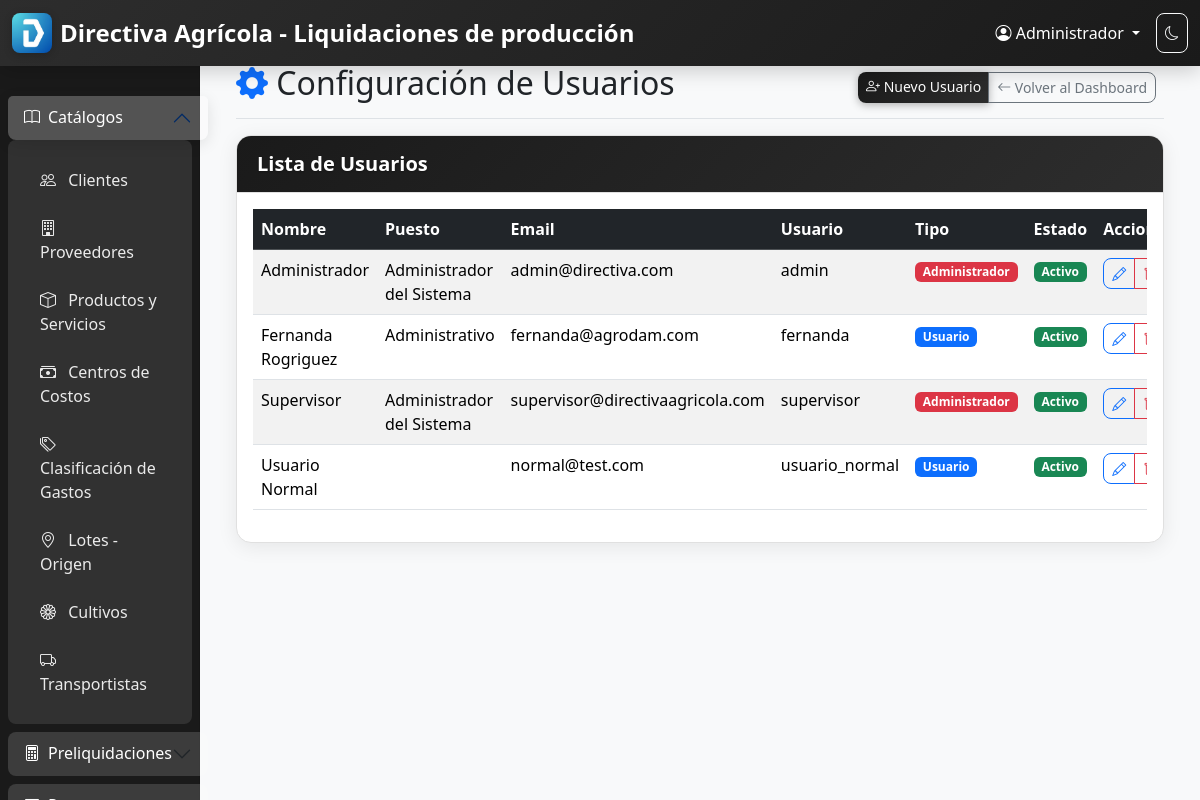
Page /configuracion/ (signed in) on the committed database.
### core/models.py (models this page shows, shortened)
class Usuario(AbstractUser):
    nombre = models.CharField(max_length=100, verbose_name="Nombre completo")
    puesto = models.CharField(max_length=100, verbose_name="Puesto")
    email = models.EmailField(unique=True, verbose_name="Correo electrónico")
    is_admin = models.BooleanField(default=False, verbose_name="Es administrador")
    USERNAME_FIELD = 'username'
    REQUIRED_FIELDS = ['email', 'nombre', 'puesto']
    class Meta:
        verbose_name = "Usuario"
        verbose_name_plural = "Usuarios"
        db_table = 'usuarios'

### core/views.py (the view)
# urls.py: path('configuracion/', ConfiguracionView.as_view(), name='configuracion'),
class ConfiguracionView(LoginRequiredMixin, ListView):
    model = Usuario
    template_name = 'core/configuracion.html'
    context_object_name = 'usuarios'
    def dispatch(self, request, *args, **kwargs):
        if not request.user.is_authenticated:
            return redirect('core:login')
        if not getattr(request.user, 'is_admin', False) and not request.user.is_superuser:
            messages.error(request, 'No tiene permisos para acceder a la configuración de usuarios.')
            return redirect('core:dashboard')
        return super().dispatch(request, *args, **kwargs)
    def get_queryset(self):
        return Usuario.objects.all().order_by('nombre')

### core/templatetags/cache_utils.py (called while the page is built)
@register.simple_tag
def static_with_timestamp(path):
    static_url = static(path)
    timestamp = str(int(time.time()))
    separator = '&' if '?' in static_url else '?'
    return f"{static_url}{separator}v={timestamp}"

### templates/core/configuracion.html (shortened to what this page needs)
{% extends 'base.html' %}
{% block content %}
<div class="container-fluid">
    <div class="d-flex justify-content-between flex-wrap flex-md-nowrap align-items-center pt-3 pb-2 mb-3 border-bottom">
        <h1 class="h2">
            <i class="bi bi-gear-fill text-primary"></i>
            Configuración de Usuarios
        </h1>
        <div class="btn-toolbar mb-2 mb-md-0">
            <div class="btn-group me-2">
                <a href="{% url 'core:usuario_create' %}" class="btn btn-sm btn-primary">
                    <i class="bi bi-person-plus"></i> Nuevo Usuario
                </a>
                <a href="{% url 'core:dashboard' %}" class="btn btn-sm btn-outline-secondary">
                    <i class="bi bi-arrow-left"></i> Volver al Dashboard
                </a>
            </div>
        </div>
    </div>
    <div class="card">
        <div class="card-header">
            <h5 class="card-title mb-0">Lista de Usuarios</h5>
        </div>
        <div class="card-body">
            {% if usuarios %}
                <div class="table-responsive">
                    <table class="table table-striped table-hover">
                        <thead class="table-dark">
                            <tr>
                                <th>Nombre</th>
                                <th>Puesto</th>
                                <th>Email</th>
                                <th>Usuario</th>
                                <th>Tipo</th>
                                <th>Estado</th>
                                <th>Acciones</th>
                            </tr>
                        </thead>
                        <tbody>
                            {% for usuario in usuarios %}
                                <tr>
                                    <td>{{ usuario.nombre }}</td>
                                    <td>{{ usuario.puesto }}</td>
                                    <td>{{ usuario.email }}</td>
                                    <td>{{ usuario.username }}</td>
                                    <td>
                                        {% if usuario.is_admin %}
                                            <span class="badge bg-danger">Administrador</span>
                                        {% else %}
                                            <span class="badge bg-primary">Usuario</span>
                                        {% endif %}
                                    </td>
                                    <td>
                                        {% if usuario.is_active %}
                                            <span class="badge bg-success">Activo</span>
                                        {% else %}
                                            <span class="badge bg-secondary">Inactivo</span>
                                        {% endif %}
                                    </td>
                                    <td>
                                        <div class="btn-group btn-group-sm" role="group">
                                            <a href="{% url 'core:usuario_update' usuario.pk %}" class="btn btn-outline-primary" title="Editar">
                                                <i class="bi bi-pencil"></i>
                                            </a>
                                            <a href="{% url 'core:usuario_delete' usuario.pk %}" class="btn btn-outline-danger" title="Eliminar">
                                                <i class="bi bi-trash"></i>
                                            </a>
                                        </div>
                                    </td>
                                </tr>
                            {% endfor %}
                        </tbody>
                    </table>
                </div>
            {% endif %}
        </div>
    </div>
</div>
{% endblock %}

### templates/base.html (shortened to what this page needs)
{% load static %}
{% load cache_utils %}
<!DOCTYPE html>
<html lang="es">
<head>
    <link href="https://cdn.jsdelivr.net/npm/bootstrap@5.3.2/dist/css/bootstrap.min.css" rel="stylesheet">
    <link href="https://cdn.jsdelivr.net/npm/bootstrap-icons@1.11.1/font/bootstrap-icons.css" rel="stylesheet">
    <link href="{% static_with_timestamp 'css/style.css' %}" rel="stylesheet">
</head>
<body>
    <nav class="navbar navbar-expand-lg navbar-dark bg-primary fixed-top">
        <div class="container-fluid">
            <div class="navbar-brand d-flex align-items-center">
                <img src="/static/images/LogoDirectiva.png" alt="Logo Directiva Agrícola" height="40" class="me-2">
                <span class="fw-bold">Directiva Agrícola - Liquidaciones de producción</span>
            </div>
            <div class="navbar-nav ms-auto">
                <div class="nav-item dropdown">
                    <a class="nav-link dropdown-toggle text-white" href="#" role="button" data-bs-toggle="dropdown">
                        <i class="bi bi-person-circle"></i> {{ user.nombre|default:user.username }}
                    </a>
                </div>
            </div>
        </div>
    </nav>
    <div class="container-fluid">
        <div class="row">
            <nav id="sidebar" class="col-md-3 col-lg-2 d-md-block bg-light sidebar collapse">
                <div class="position-sticky pt-5">
                    <div class="accordion" id="sidebarAccordion">
                        <div class="accordion-item">
                            <h2 class="accordion-header" id="catalogosHeader">
                                <button class="accordion-button" type="button" data-bs-toggle="collapse" data-bs-target="#catalogosCollapse" aria-expanded="true" aria-controls="catalogosCollapse">
                                    <i class="bi bi-book me-2"></i>
                                    Catálogos
                                </button>
                            </h2>
                            <div id="catalogosCollapse" class="accordion-collapse collapse show" aria-labelledby="catalogosHeader" data-bs-parent="#sidebarAccordion">
                                <div class="accordion-body">
                                    <ul class="nav flex-column">
                                        <li class="nav-item">
                                            <a class="nav-link" href="{% url 'core:cliente_list' %}">
                                                <i class="bi bi-people"></i> Clientes
                                            </a>
                                        </li>
                                        <li class="nav-item">
                                            <a class="nav-link" href="{% url 'core:proveedor_list' %}">
                                                <i class="bi bi-building"></i> Proveedores
                                            </a>
                                        </li>
                                        <li class="nav-item">
                                            <a class="nav-link" href="{% url 'core:producto_servicio_list' %}">
                                                <i class="bi bi-box"></i> Productos y Servicios
                                            </a>
                                        </li>
                                        <li class="nav-item">
                                            <a class="nav-link" href="{% url 'core:centro_costo_list' %}">
                                                <i class="bi bi-cash-stack"></i> Centros de Costos
                                            </a>
                                        </li>
                                        <li class="nav-item">
                                            <a class="nav-link" href="{% url 'core:clasificacion_gasto_list' %}">
                                                <i class="bi bi-tags"></i> Clasificación de Gastos
                                            </a>
                                        </li>
                                        <li class="nav-item">
                                            <a class="nav-link" href="{% url 'core:lote_origen_list' %}">
                                                <i class="bi bi-geo-alt"></i> Lotes - Origen
                                            </a>
                                        </li>
                                        <li class="nav-item">
                                            <a class="nav-link" href="{% url 'core:cultivo_list' %}">
                                                <i class="bi bi-flower1"></i> Cultivos
                                            </a>
                                        </li>
                                        <li class="nav-item">
                                            <a class="nav-link" href="{% url 'core:transportista_list' %}">
                                                <i class="bi bi-truck"></i> Transportistas
                                            </a>
                                        </li>
                                    </ul>
                                </div>
                            </div>
                        </div>
                        <div class="accordion-item">
                            <h2 class="accordion-header" id="preliquidacionesHeader">
                                <button class="accordion-button collapsed" type="button" data-bs-toggle="collapse" data-bs-target="#preliquidacionesCollapse" aria-expanded="false" aria-controls="preliquidacionesCollapse">
                                    <i class="bi bi-calculator me-2"></i>
                                    Preliquidaciones
                                </button>
                            </h2>
                        </div>
                        <div class="accordion-item">
                            <h2 class="accordion-header" id="presupuestosHeader">
                                <button class="accordion-button collapsed" type="button" data-bs-toggle="collapse" data-bs-target="#presupuestosCollapse" aria-expanded="false" aria-controls="presupuestosCollapse">
                                </button>
                            </h2>
                        </div>
                    </div>
                </div>
            </nav>
            <main class="col-md-9 ms-sm-auto col-lg-10 px-md-4">
                <div class="pt-5">
                    {% block content %}{% endblock %}
                </div>
            </main>
        </div>
    </div>
</body>
</html>

### static/css/style.css (style rules this page uses)
:root { --primary-color: #1a1a1a; --secondary-color: #2d2d2d; --accent-color: #4a4a4a; --light-accent: #6b6b6b; --success-color: #00c853; --info-color: #2196f3; --warning-color: #ff9800; --danger-color: #f44336; --light-color: #fafafa; --dark-color: #000000; --text-primary: #1a1a1a; --text-secondary: #666666; --border-color: #e0e0e0; --card-bg: #ffffff; --sidebar-bg: #1a1a1a; --navbar-bg: #2d2d2d; }
body { font-family: 'Segoe UI', Tahoma, Geneva, Verdana, sans-serif; background-color: #f8f9fa; }
.sidebar { position: fixed; top: 0; bottom: 0; left: 0; z-index: 100; padding: 48px 0 0; box-shadow: inset -1px 0 0 rgba(0, 0, 0, .1); background: linear-gradient(180deg, var(--sidebar-bg) 0%, var(--primary-color) 100%); }
.sidebar .accordion-item { background: transparent; border: none; margin-bottom: 0.5rem; }
.sidebar .accordion-button { background: rgba(255, 255, 255, 0.15); color: white; border: none; border-radius: 8px; margin: 0 0.5rem; padding: 0.75rem 1rem; font-weight: 500; transition: all 0.3s ease; }
.sidebar .accordion-button:not(.collapsed) { background: rgba(255, 255, 255, 0.25); color: white; box-shadow: 0 4px 15px rgba(0, 0, 0, 0.1); }
.sidebar .accordion-button::after { filter: none; }
.sidebar .accordion-body { background: rgba(255, 255, 255, 0.1); border-radius: 8px; margin: 0 0.5rem; padding: 1rem; }
.sidebar .nav-link { color: rgba(255, 255, 255, 0.9); padding: 0.5rem 1rem; border-radius: 6px; margin: 0.25rem 0; transition: all 0.3s ease; }
.sidebar .nav-link i { margin-right: 0.5rem; width: 20px; text-align: center; }
.navbar { box-shadow: 0 4px 20px rgba(0, 0, 0, 0.2); background: linear-gradient(135deg, var(--navbar-bg) 0%, var(--primary-color) 100%) !important; }
.navbar-brand { font-size: 1.5rem; font-weight: 700; color: white !important; }
.navbar-brand img { border-radius: 8px; box-shadow: 0 2px 8px rgba(0, 0, 0, 0.2); }
main { margin-left: 0; transition: margin-left 0.3s ease; }
@media (min-width: 768px) { main { margin-left: 16.666667%; } }
@media (min-width: 992px) { main { margin-left: 16.666667%; } }
.card { border: none; border-radius: 15px; box-shadow: 0 4px 20px rgba(0, 0, 0, 0.08); transition: all 0.3s ease; overflow: hidden; background: var(--card-bg); border: 1px solid var(--border-color); }
.bg-light { background-color: var(--light-color) !important; }
h1, h2, h3, h4, h5, h6 { color: var(--text-primary); font-weight: 600; }
.card-header { background: linear-gradient(135deg, var(--primary-color) 0%, var(--secondary-color) 100%); border-bottom: 1px solid var(--border-color); font-weight: 600; color: white; padding: 1rem 1.25rem; text-shadow: 0 1px 2px rgba(0, 0, 0, 0.3); }
.btn { border-radius: 8px; font-weight: 500; transition: all 0.3s ease; }
.btn-primary { background: linear-gradient(135deg, var(--primary-color) 0%, var(--secondary-color) 100%); border: none; box-shadow: 0 2px 8px rgba(0, 0, 0, 0.3); color: white; font-weight: 500; }
.card { animation: fadeInUp 0.6s ease-out; }

### rows in the picture
Usuario: nombre "Administrador", puesto "Administrador del Sistema", email "admin@directiva.com", username "admin", is_admin "Administrador", is_active "Activo"
Usuario: nombre "Fernanda Rogriguez", puesto "Administrativo", email "fernanda@agrodam.com", username "fernanda", is_admin "Usuario", is_active "Activo"
Usuario: nombre "Supervisor", puesto "Administrador del Sistema", email "supervisor@directivaagricola.com", username "supervisor", is_admin "Administrador", is_active "Activo"
Usuario: nombre "Usuario Normal", email "normal@test.com", username "usuario_normal", is_admin "Usuario", is_active "Activo"
